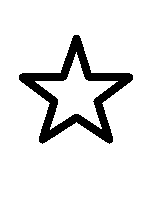
#> input picture lab3/gwiazdka.bmp, 150 x 200 px
$ python lab3.py
#> lines starting #> are read from the running program, lines starting #| are printed output that depends on the picture; after the words box and inside, x2 and y2 are one past the last pixel; in counts of white or black regions, pixels touching at a corner belong together
from PIL import Image
import numpy as np

#------------------Zad 1------------------
# [31 lines left out: functions rysuj_ramki_szare, rysuj_pasy_pionowe_szare, not called in this run]

#rysuj_pasy_pionowe_szare(200, 150, 10, 60).show()


#------------------Zad 2------------------
# a)
gwiazdka_bmp = Image.open("gwiazdka.bmp")
#> gwiazdka_bmp is the input picture: PIL image 150x200 1; 89.7% white; 1 black region, box (x1, y1, x2, y2) and area: (19, 35, 133, 144) 3079
print("Gwiazdka mode: ",gwiazdka_bmp.mode)
#| Gwiazdka mode:  1


# [28 lines left out: function negatyw, not called in this run]


# negatyw(gwiazdka_bmp).show()


# b)
def rysuj_ramki_kolorowe(w, kolor, zmiana_koloru_r, zmiana_koloru_g, zmiana_koloru_b):
#> called with w = 200, zmiana_koloru_r = 6, zmiana_koloru_g = 9, zmiana_koloru_b = -6
    t = (w, w, 3)
    tab = np.zeros(t, dtype=np.uint8)
    kolor_r = kolor[0]
    kolor_g = kolor[1]
    kolor_b = kolor[2]
    z = w
    for k in range(int(w / 2)):
        for i in range(k, z - k):
            for j in range(k, z - k):
                tab[i, j] = [kolor_r, kolor_g, kolor_b]
        kolor_r = (kolor_r - zmiana_koloru_r) % 256
        kolor_g = (kolor_g - zmiana_koloru_g) % 256
        kolor_b = (kolor_b - zmiana_koloru_b) % 256
    return Image.fromarray(tab)


obraz2B = rysuj_ramki_kolorowe(200, [20, 120, 220], 6, 9, -6)
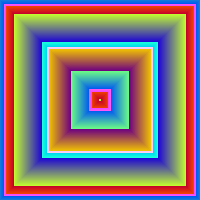
#> obraz2B: PIL image 200x200 RGB; mean R, G, B 133.9, 121.5, 122.6
#obraz2B.show()


# c)
def rysuj_po_skosie_szare(h,w, a, b):
#> called with h = 100, w = 300, a = 6, b = 9
    t = (h, w)
    tab = np.zeros(t, dtype=np.uint8)
    for i in range(h):
        for j in range(w):
            tab[i, j] = (a*i + b*j) % 256
    return Image.fromarray(tab)


obraz2C = rysuj_po_skosie_szare(100, 300, 6, 9)
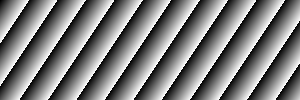
#> obraz2C: PIL image 300x100 L; min 0, max 255, mean 127.3
#obraz2C.show()

#------------------Zad 3------------------
# [16 lines left out: function koloruj_w_paski, not called in this run]

# a)
#> (the run stopped early here; a loop or call above may not have finished)
